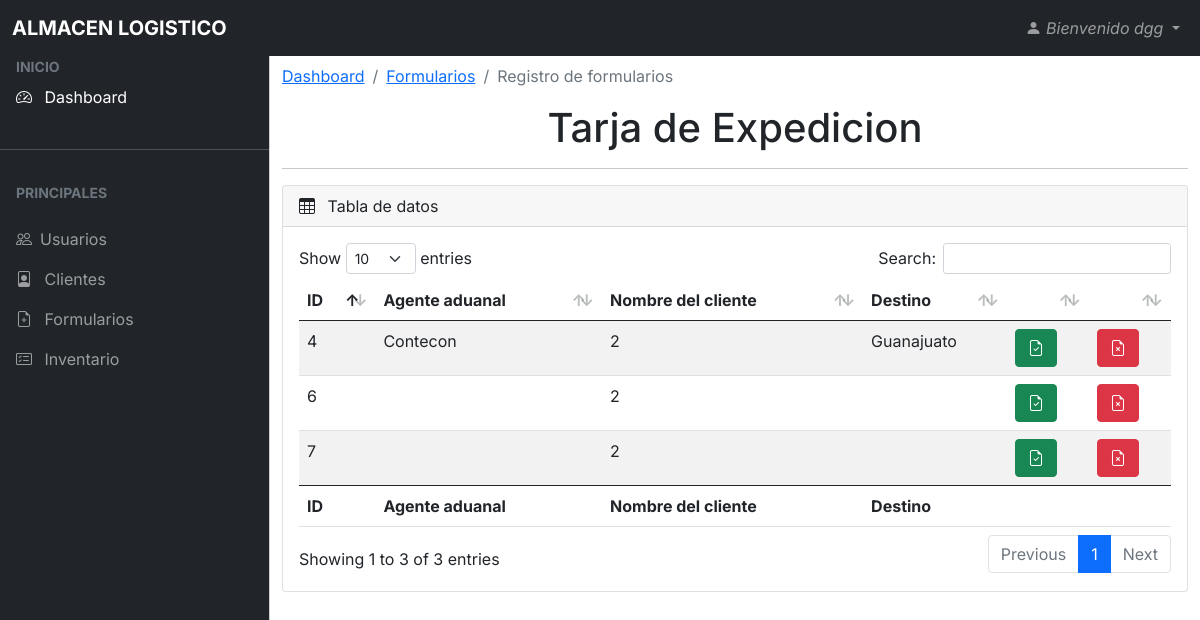
The page /tarjaR.php (signed in) on the database its author committed.
### tables this page shows
CREATE TABLE `tarja_exp` (
  `id` int(11) NOT NULL,
  `agente_A` varchar(150) NOT NULL,
  `cliente` varchar(150) NOT NULL,
  `buque` varchar(150) NOT NULL,
  `num_Cont` varchar(100) NOT NULL,
  `medida_Cont` varchar(100) NOT NULL,
  `lineaTras` varchar(100) NOT NULL,
  `nombreCon` varchar(150) NOT NULL,
  `placasCa` varchar(100) NOT NULL,
  `pla_plataformas` varchar(100) NOT NULL,
  `n_economico` varchar(100) NOT NULL,
  `destino` varchar(100) NOT NULL,
  `s_fiscal` varchar(100) NOT NULL,
  `t_mercancia` varchar(100) NOT NULL,
  `p_neto` varchar(100) NOT NULL,
  `p_bruto` varchar(100) NOT NULL,
  `bultos` varchar(100) NOT NULL,
  `lote` varchar(100) NOT NULL,
  `obser` varchar(500) NOT NULL
);

### tarjaR.php (the view, shortened to what this page needs)
<?php
	$nombre = $_SESSION['nombre'];
?>
<!DOCTYPE html>
<html lang="en">
  <head>
    <link rel="stylesheet" href="css/bootstrap.min.css" />
    <link rel="stylesheet" href="https://cdn.jsdelivr.net/npm/bootstrap-icons@1.4.1/font/bootstrap-icons.css"/>
    <link rel="stylesheet" href="css/dataTables.bootstrap5.min.css" />
    <link rel="stylesheet" href="css/style.css" />
  </head>
  <body class="sb-nav-fixed">
    <nav class="navbar navbar-expand-lg navbar-dark bg-dark fixed-top">
      <div class="container-fluid">
        <a
          class="navbar-brand me-auto ms-lg-0 ms-3 text-uppercase fw-bold"
          href="#"
          >Almacen Logistico</a>
          <ul class="navbar-nav">
            <li class="nav-item dropdown">
              <a
                class="nav-link dropdown-toggle ms-2"
                href="#"
                role="button"
                data-bs-toggle="dropdown"
                aria-expanded="false"
              >
                <i class="bi bi-person-fill"> Bienvenido <?php echo $nombre; ?></i>
              </a>
            </li>
          </ul>
        </div>
    </nav>
    <div class="offcanvas offcanvas-start sidebar-nav bg-dark" tabindex="-1" id="sidebar">
      <div class="offcanvas-body p-0">
        <nav class="navbar-dark">
          <ul class="navbar-nav">
            <li>
              <div class="text-muted small fw-bold text-uppercase px-3">
                Inicio
              </div>
            </li>
            <li>
              <a href="index.php" class="nav-link px-3 active">
                <span class="me-2"><i class="bi bi-speedometer2"></i></span>
                <span>Dashboard</span>
              </a>
            </li>
            <li class="my-4"><hr class="dropdown-divider bg-light" /></li>
            <li>
              <div class="text-muted small fw-bold text-uppercase px-3 mb-3">
                Principales
              </div>
            </li>
            <li>
              <a class="nav-link px-3 sidebar-link" href="agregar_us.php">
                <span class="me-2"><i class="bi bi-people"></i></i></span>
                <span>Usuarios</span>
              </a>
            </li>
            <li>
              <a href="vista_clientes.php" class="nav-link px-3">
                <span class="me-2"><i class="bi bi-file-person"></i></span>
                <span>Clientes</span>
              </a>
            </li>
            <li>
              <a href="formularios.php" class="nav-link px-3">
                <span class="me-2"><i class="bi bi-file-earmark-plus"></i></span>
                <span>Formularios</span>
              </a>
            </li>
            <li>
              <a href="#" class="nav-link px-3">
                <span class="me-2"><i class="bi bi-card-checklist"></i></span>
                <span>Inventario</span>
              </a>
            </li>
          </ul>
        </nav>
      </div>
    </div>
    <main class="mt-5 pt-3">
    <div class="container-fluid">
    <nav aria-label="breadcrumb">
  <ol class="breadcrumb">
    <li class="breadcrumb-item"><a href="index.php">Dashboard</a></li>
    <li class="breadcrumb-item" ><a href="formularios.php">Formularios</a></li>
    <li class="breadcrumb-item active" aria-current="page">Registro de formularios</li>
  </ol>
</nav>
<center><h1>Tarja de Expedicion</h1></center>
<hr>
<div class="row">
          <div class="col-md-12 mb-3">
            <div class="card">
              <div class="card-header">
                <span><i class="bi bi-table me-2"></i></span> Tabla de datos
              </div>
              <div class="card-body">
                <div class="table-responsive">
                  <table
                    id="example"
                    class="table table-striped data-table"
                    style="width: 100%"
                  >
                    <thead>
                      <tr>
                        <th>ID</th>
                        <th>Agente aduanal</th>
                        <th>Nombre del cliente</th>
                        <th>Destino</th>
                        <th></th>
                        <th></th>
                      </tr>
                    </thead>
                    <tbody>
                      <?php
        include("conexion.php");
      	$query="SELECT * FROM tarja_exp";
      	$resultado = $cn->query($query);
	      foreach($resultado as $res){
  	     ?>
        <tr>
        <td><?php echo $res['id']; ?></td>
        <td><?php echo $res['agente_A']; ?></td>
        <td><?php echo $res['cliente']; ?></td>
        <td><?php echo $res['destino']; ?></td>
        <td><a href="pdfTarja.php?id=<?php echo $res['id']; ?>" class="btn btn-success"><i class="bi bi-file-earmark-check"></i></a></td>
        <td><a href="eliminarTarja.php?id=<?php echo $res['id']; ?>" class="btn btn-danger"><i class="bi bi-file-earmark-x"></i></a></td>
        <?php
		}
	?>
                     </tr>
                    </tbody>
                    <tfoot>
                      <tr>
                        <th>ID</th>
                        <th>Agente aduanal</th>
                        <th>Nombre del cliente</th>
                        <th>Destino</th>
                        <th></th>
                        <th></th>
                      </tr>
                    </tfoot>
                  </table>
                </div>
              </div>
            </div>
          </div>
        </div>
</div>
    </main>
  </body>
</html>

### css/style.css (style rules this page uses)
body, button { font-family: "Inter", sans-serif; }
:root { --offcanvas-width: 270px; --topNavbarHeight: 56px; }
.sidebar-nav { width: var(--offcanvas-width); }
.sidebar-link { display: flex; align-items: center; }
@media (min-width: 992px) { body { overflow: auto !important; } }
@media (min-width: 992px) { main { margin-left: var(--offcanvas-width); } }
@media (min-width: 992px) { .sidebar-nav { -webkit-transform: none; transform: none; visibility: visible !important; height: calc(100% - var(--topNavbarHeight)); top: var(--topNavbarHeight); } }

### rows shown on the page
tarja_exp: id "4", agente_A "Contecon", cliente "2", destino "Guanajuato"
tarja_exp: id "6", cliente "2"
tarja_exp: id "7", cliente "2"

### other values the page prints
$nombre "dgg"
